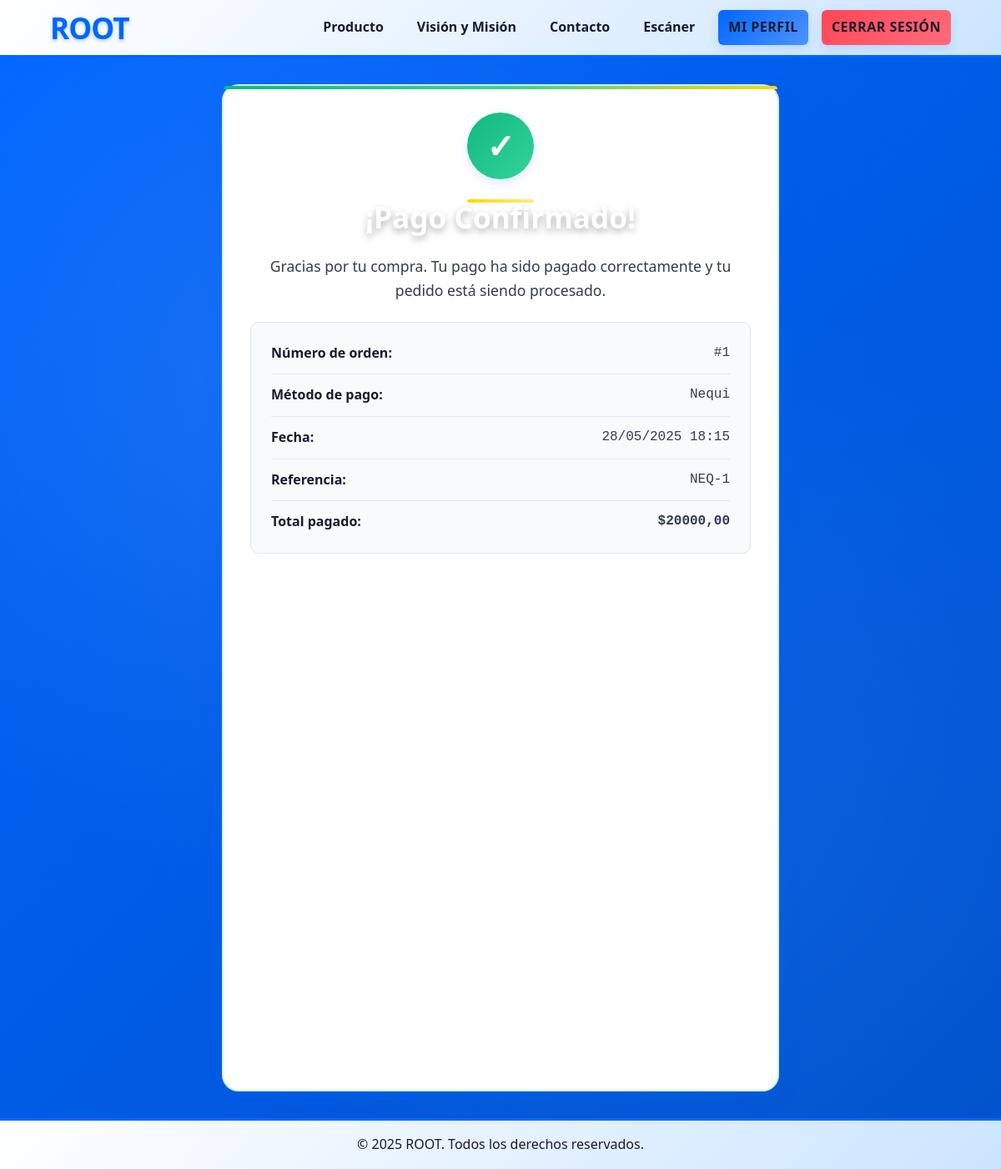
/pagos/confirmar/1/ (signed in), run on the app's committed database.
### pagos/models.py (models this page shows, shortened)
class Pago(models.Model):
    ESTADO_CHOICES = (
        ("pendiente", "Pendiente"),
        ("pagado", "Pagado"),
        ("cancelado", "Cancelado"),
    )
    compra = models.OneToOneField(
        Compra,
        on_delete=models.CASCADE,
        related_name="pago",
    )
    metodo_pago = models.ForeignKey(
        MetodoPago,
        on_delete=models.PROTECT,
        related_name="pagos",
    )
    monto = models.DecimalField(max_digits=10, decimal_places=2)
    referencia = models.CharField(max_length=100, blank=True, default="")
    estado = models.CharField(
        max_length=20,
        choices=ESTADO_CHOICES,
        default="pendiente",
    )
    fecha_creacion = models.DateTimeField(auto_now_add=True)
    fecha_actualizacion = models.DateTimeField(auto_now=True)

class Compra(models.Model):
    ESTADO_CHOICES = (
        ("pendiente", "Pendiente"),
        ("pagado", "Pagado"),
        ("enviado", "Enviado"),
        ("entregado", "Entregado"),
        ("cancelado", "Cancelado"),
    )
    usuario = models.ForeignKey(
        settings.AUTH_USER_MODEL,  # Cambio principal aquí
        on_delete=models.CASCADE,
        related_name="compras"
    )
    fecha_compra = models.DateTimeField(auto_now_add=True)
    estado = models.CharField(
        max_length=20,
        choices=ESTADO_CHOICES,
        default="pendiente",
    )
    total = models.DecimalField(max_digits=10, decimal_places=2)
    direccion_entrega = models.TextField(blank=True, default="")
    codigo_seguimiento = models.CharField(max_length=50, blank=True, default="")

class MetodoPago(models.Model):
    TIPO_CHOICES = (
        ("nequi", "Nequi"),
        ("bancolombia", "Bancolombia"),
        ("pse", "PSE"),
        ("tarjeta", "Tarjeta de Crédito"),
        ("movil", "Pago Móvil"),
        ("transferencia", "Transferencia Bancaria"),
    )
    nombre = models.CharField(max_length=100)
    tipo = models.CharField(max_length=20, choices=TIPO_CHOICES)
    activo = models.BooleanField(default=True)
    configuracion = models.JSONField(blank=True, null=True)

### pagos/views.py (the view)
# urls.py: path("confirmar/<int:pago_id>/", views.confirmar_pago, name="confirmar_pago"),
@login_required
def confirmar_pago(request: HttpRequest, pago_id: int) -> HttpResponse:
    pago = get_object_or_404(Pago, id=pago_id, compra__usuario=request.user)
    compra = pago.compra
    try:
        factura = compra.factura
    except Factura.DoesNotExist:
        factura = None
    return render(request, "pagos/confirmacionDePago.html", {
        "pago": pago,
        "compra": compra,
        "factura": factura,
    })

### pagos/templates/pagos/confirmacionDePago.html (shortened to what this page needs)
{% extends "core/base.html" %}
{% load static %}
{% block extra_css %}
<link rel="stylesheet" href="{% static 'css/pagos.css' %}">
{% endblock %}
{% block content %}
<section id="confirmacion-pago" class="checkout-section">
    <div class="container">
        <div class="confirmacion-container">
            <div class="icono-confirmacion">✓</div>
            <h2 class="titulo-confirmacion">¡Pago Confirmado!</h2>
            <p class="mensaje-confirmacion">
                Gracias por tu compra. Tu pago ha sido {{ pago.get_estado_display|lower }} correctamente y tu pedido está siendo procesado.
            </p>
            <div class="detalles-pago">
                <div class="detalle-item">
                    <div class="detalle-label">Número de orden:</div>
                    <div class="detalle-valor">#{{ compra.id }}</div>
                </div>
                <div class="detalle-item">
                    <div class="detalle-label">Método de pago:</div>
                    <div class="detalle-valor">{{ pago.metodo_pago.nombre }}</div>
                </div>
                <div class="detalle-item">
                    <div class="detalle-label">Fecha:</div>
                    <div class="detalle-valor">{{ pago.fecha_actualizacion|date:"d/m/Y H:i" }}</div>
                </div>
                {% if pago.referencia %}
                <div class="detalle-item">
                    <div class="detalle-label">Referencia:</div>
                    <div class="detalle-valor">{{ pago.referencia }}</div>
                </div>
                {% endif %}
                <div class="detalle-item">
                    <div class="detalle-label">Total pagado:</div>
                    <div class="detalle-valor"><strong>${{ pago.monto|floatformat:2 }}</strong></div>
                </div>
            </div>
        </div>
    </div>
</section>
{% endblock %}

### core/static/core/css/style.css (style rules this page uses)
:root { --primary-color: #0066FF; --primary-light: #4D94FF; --primary-lighter: #CCE5FF; --primary-dark: #0052CC; --primary-darker: #003D99; --text-dark: #1a1a2e; --text-medium: #333b4f; --text-light: #fff; --bg-light: #f5f9ff; --bg-dark: #003D99; --shadow-sm: 0 2px 4px rgba(0, 102, 255, 0.15); --shadow-md: 0 4px 8px rgba(0, 102, 255, 0.2); --shadow-lg: 0 8px 16px rgba(0, 102, 255, 0.25); --radius-sm: 6px; --radius-md: 12px; --radius-lg: 18px; --radius-xl: 24px; --radius-full: 50px; --transition: all 0.3s ease; --spacing-xs: 8px; --spacing-sm: 16px; --spacing-md: 24px; --spacing-lg: 32px; --spacing-xl: 48px; }
body { font-family: 'Segoe UI', Tahoma, Geneva, Verdana, sans-serif; margin: 0; padding: 0; background-color: var(--bg-light); color: var(--text-dark); line-height: 1.6; display: flex; flex-direction: column; min-height: 100vh; }
h1, h2, h3, h4, h5, h6 { font-weight: 700; line-height: 1.2; margin: 0 0 var(--spacing-sm) 0; }

### data on the page
Pago: estado "pagado", metodo_pago.nombre "Nequi", fecha_actualizacion "28/05/2025 18:15", referencia "NEQ-1", monto "20000,00"
Compra: id "1"
